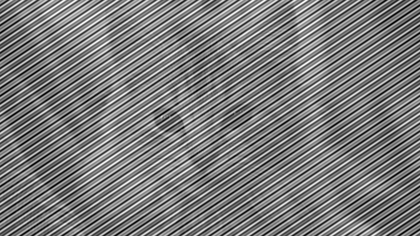
%> input picture imgProcessing Week8 Lab/lab7-Periodic noise/freehdw_noisy.bmp, 420 x 236 px, shrunk from 1920 x 1080 before the run
$ octave freehdw_noisy.m   (GNU Octave 9; MATLAB toolbox functions it lacks are replaced by stand-ins)
%> lines starting %> are read from the running program, lines starting %| are printed output that depends on the picture
imNoisy = imread('freehdw_noisy.bmp');
%> imNoisy is the input picture: size 236x420 uint8; min 0, max 255, mean 122.9
fftR = fft2(imNoisy);
figure(1); imshow(log(abs(fftshift(fftR))),[]);
%> after `imshow(log(abs(fftshift(fftR))),[])`:
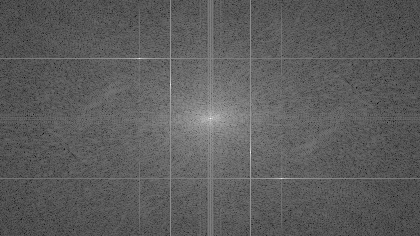
%> displayed picture: size 236x420, on the screen's scale of 0 to 255; min 0, max 255, mean 92.6

[M,N] = size(imNoisy);
%> M = 236; N = 420
u = 60;
v = 40;
A = 64;
for x=1:M
    for y=1:N
        fnoise(x,y) = 127 + (A*cos((2*pi*(u*x + v*y))/M)+ A*sin((2*pi*(u*x + v*y))/N));
    end
end
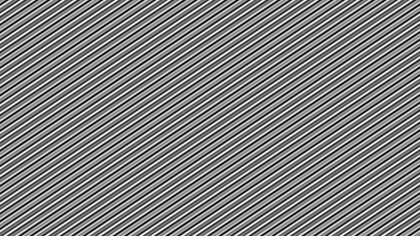
%> fnoise: size 236x420 double; min -0.73, max 254.8, mean 127; drawn with min black and max white
fft_noise = fft2(fnoise);
fft_noise_amplitude = log(abs(fft_noise));
figure(); imshow(fftshift(fft_noise_amplitude),[]);

% setup amplitudeThreshold
meanValue = mean(fft_noise_amplitude);
amplitudeThreshold = meanValue/2;
brightSpikes = fft_noise_amplitude > amplitudeThreshold;
figure(); imshow(fftshift(brightSpikes),[]);

% สร้าง ฺBandreject Filter
% noiseFilter =
fftR_filtered = fftR .* ~brightSpikes;
imFiltered = ifft2(fftR_filtered);
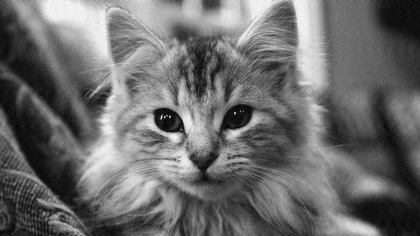
%> imFiltered: size 236x420 double; min -24.52, max 33.15, mean 0; drawn with min black and max white
% แสดงภาพที่ได้
figure(); imshow(imFiltered, []); title('Filtered Image');
